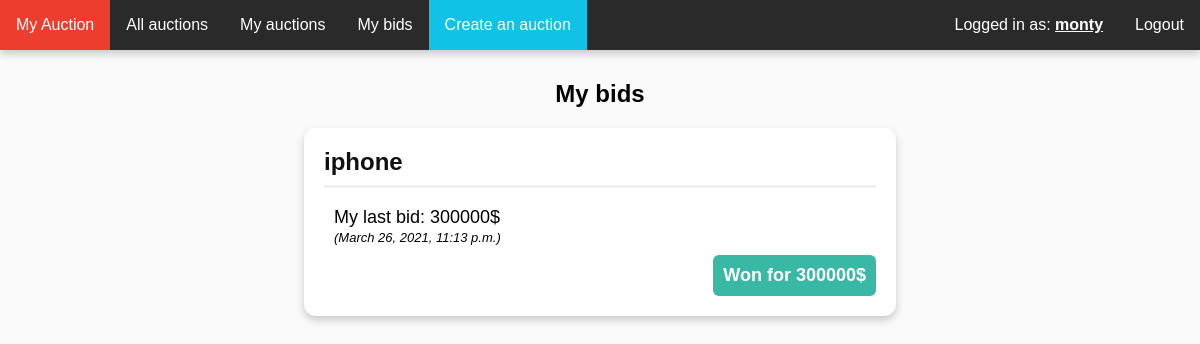
Screenshot of /mybids/ (signed in) with the database file from the repository.
### auctions/models.py (models this page shows, shortened)
class Bid(models.Model):
    bidder = models.ForeignKey(User, on_delete=models.CASCADE)
    auction = models.ForeignKey(Auction, on_delete=models.CASCADE)
    amount = models.IntegerField()
    date = models.DateTimeField('when the bid was made')

class Auction(models.Model):
    author = models.ForeignKey(User, on_delete=models.CASCADE)
    title = models.CharField(max_length=300)
    desc = models.CharField(max_length=2000, blank=True)
    image = models.ImageField(upload_to='auction_images/', blank=True, default = 'auction_images/default/default.svg')
    min_value = models.IntegerField()
    date_added = models.DateTimeField()
    is_active = models.BooleanField(default=True)
    winner = models.ForeignKey(User, on_delete=models.SET("(deleted)"),
                               blank=True,
                               null=True,
                               related_name="auction_winner",
                               related_query_name="auction_winner")
    final_value = models.IntegerField(blank=True, null=True)
    def resolve(self):
        if self.is_active:
            if self.has_expired():
                highest_bid = Bid.objects.filter(auction=self).order_by('-amount').order_by('date').first()
                if highest_bid:
                    self.winner = highest_bid.bidder
                    self.final_value = highest_bid.amount
                self.is_active = False
                self.save()

### auctions/views.py (the view)
# urls.py: path('mybids/', auctions_views.my_bids, name="my_bids"),
@login_required
def my_bids(request):
    my_bids_list = Bid.objects.all().filter(bidder=request.user).order_by('-date')
    for b in my_bids_list:
        b.auction.resolve()
    template = loader.get_template('auctions/my_bids.html')
    context = {
        'my_bids_list': my_bids_list,
    }
    return HttpResponse(template.render(context, request))

### auctions/templates/auctions/my_bids.html (shortened to what this page needs)
{% extends "base.html" %}
{% block content %}
<h2> My bids </h2>
{% if my_bids_list %}
<ul class="my-bid-list">
    {% for bid in my_bids_list %}
        <li class="my-bid-li"><a class="my-bid-link" href="{% url 'auctions:detail' bid.auction.id %}">{{ bid.auction.title }}</a>
            <hr>
            <div class="my-bid-label">
                My last bid: {{ bid.amount }}$
                <div class="my-bid-date">({{ bid.date }})</div>
            </div>
            {% if bid.auction.is_active %}
                <div class="my-bid-status-active">Pending</div>
            {% else %}
                {% if bid.auction.winner and bid.auction.winner == user %}
                    <div class="my-bid-status-won">Won for {{ bid.amount }}$</div>
                {% else %}
                    <div class="my-bid-status-lost">Lost</div>
                {% endif %}
            {% endif %}
        </li>
    {% endfor %}
</ul>
{% else %}
    <h4>No bids are available.</h4>
{% endif %}
{% endblock %}

### templates/base.html (shortened to what this page needs)
<!DOCTYPE html>
<html lang="en">
<head>
  {% load static %}
  <link rel="stylesheet" href="{% static 'css/style.css' %}">
</head>
<body>
      {% block sidebar %}
        <ul class="navbar">
          <li class="auction-rush-button">
              <a class="navbar-link" href="{% url 'index' %}">
                  My Auction
              </a>
          </li>
          <li class="navbar-item"><a class="navbar-link" href="{% url 'auctions:auctions' %}">All auctions</a></li>
          {% if user.is_authenticated %}
          <li class="navbar-item"><a class="navbar-link" href="{% url 'my_auctions' %}">My auctions</a></li>
          <li class="navbar-item"><a class="navbar-link" href="{% url 'my_bids' %}">My bids</a></li>
          <li class="create-auction-button"><a class="navbar-link" href="{% url 'auctions:create' %}">Create an auction</a> </li>
          {% endif %}
          {% if user.is_authenticated %}
            <li class="navbar-item-right"><a class="navbar-link" href="{% url 'logout' %}?next={{request.path}}">Logout</a></li>
            <li class="navbar-item-right"><span class="navbar-text">Logged in as: <span class="username">{{ user.get_username }}</span></span></li>
          {% else %}
            <li class="navbar-item-right"><a class="navbar-link" href="{% url 'login' %}?next={{request.path}}">Login</a></li>
            <li class="navbar-item-right"><a class="navbar-link" href="{% url 'register' %}?next={{request.path}}">Register</a></li>
          {% endif %}
        </ul>
     {% endblock %}
      <div class="main-content">{% block content %}{% endblock %}</div>
</body>
</html>

### static/css/style.css (style rules this page uses)
:root { --background: #FFFFFF; --color0: #F1F1F1; --color1: #ED665B; --color2: #39B8A5; --color3: #F98F3D; --color4: #1972E7; --color5: #AE5BF6; --color6: #4DCCE5; --color7: #101010; --color8: #9F9F9F; --color9: #ED3D2E; --color10: #16B8A0; --color11: #F97916; --color12: #0868E7; --color13: #9422F6; --color14: #10C2E5; --color15: #656565; --main-bg: #FAFAFA; --navbar-bg: #2A2A2A; --light-green: #C8F9E3; --navbar-bg-hover: #3A3A3A; --shadow: 0 4px 8px 0 rgba(0,0,0,0.2); --strong-shadow: 0 4px 8px 0 rgba(0,0,0,0.5); }
body { background: var(--main-bg); }
* { font-family: sans-serif !important; }
hr { border: 0; height: 3px; background: var(--color0); }
h2 { text-align: center; }
.main-content { margin-top: 80px; }
li a { color: var(--color2); }
.navbar { list-style-type: none; position: absolute; top: 0; left: 0; margin: 0; padding: 0; width: 100%; overflow: hidden; background-color: var(--navbar-bg); box-shadow: var(--shadow); }
.navbar-item { float: left; transition: .3s; }
.navbar-item-right { float: right; transition: .3s; }
.navbar-item .navbar-link { display: block; color: var(--background); text-align: center; padding: 16px; text-decoration: none; transition: .3s; }
.navbar-item-right .navbar-link { display: block; color: var(--background); text-align: center; padding: 16px; text-decoration: none; transition: .3s; }
.create-auction-button { float: left; transition: .3s; }
.create-auction-button .navbar-link { display: block; background: var(--color14); color: var(--background); text-align: center; padding: 16px; text-decoration: none; transition: .3s; }
.auction-rush-button .navbar-link { display: block; background: var(--color1); color: var(--background); text-align: center; padding: 16px; text-decoration: none; transition: .3s; }
.auction-rush-button { float: left; transition: .3s; }
.navbar-text { display: block; color: var(--background); text-align: center; padding: 16px; text-decoration: none; }
.username { font-weight: bold; text-decoration: underline; }
.my-bid-list { list-style-type: none; width: 50%; margin: auto; }
.my-bid-li { box-shadow: var(--shadow); background: var(--background); display: inline-list-item; border-radius: 12px; padding: 20px; margin: 20px; margin-left: -20px; text-overflow: ellipsis; white-space: nowrap; overflow: hidden; font-size: large; }
.my-bid-link { text-decoration: none; font-size: x-large; font-weight: bold; text-align: center; color: var(--color7); }
.my-bid-label { padding: 10px; border-radius: 4px; }
.my-bid-date { font-style: italic; font-size: small; margin-top: 2px; }
.my-bid-status-won { font-weight: bold; color: var(--background); background: var(--color2); padding: 10px; border-radius: 6px; float: right; }

### rows the page displays
Bid: auction "iphone", amount "300000", date "March 26, 2021, 11:13 p.m."

### other values shown
{{ user.get_username }} "monty"
